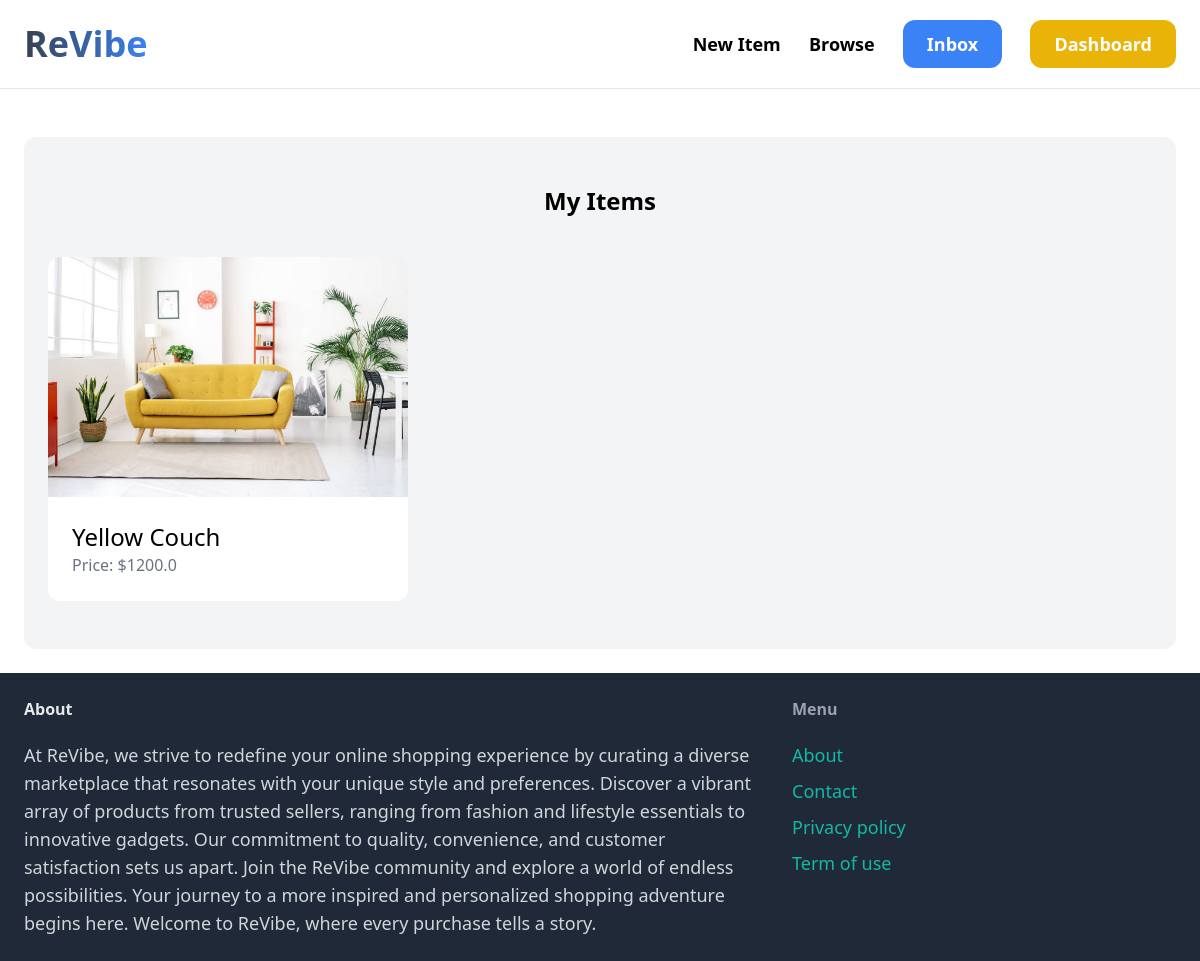
The app's page /dashboard/ (signed in) with its own data.
### item/models.py (models this page shows, shortened)
class Item(models.Model):
    name = models.CharField(max_length=255)
    description = models.TextField(blank=True,null=True)
    price = models.FloatField()
    is_sold = models.BooleanField(default=False)
    created_by = models.ForeignKey(User, related_name='items', on_delete=models.CASCADE)
    category = models.ForeignKey(Category, related_name='items', on_delete=models.CASCADE)
    image = models.ImageField(upload_to='item_images', blank=True,null=True)
    created_at = models.DateTimeField(auto_now_add=True)

### dashboard/views.py (the view)
# urls.py: path('', views.index, name='index'),
@login_required
def index(request):
    items = Item.objects.filter(created_by=request.user)
    return render(request, 'dashboard/index.html', {
        'items': items,
    })

### dashboard/templates/dashboard/index.html (shortened to what this page needs)
{% extends 'core/base.html' %}
{% block content %}
    <div class="mt-6 px-6 py-12 bg-gray-100 rounded-xl">
        <h2 class="mb-10 text-2xl text-center font-bold">My Items</h2>
        <div class="grid grid-cols-3 gap-3">
            {% for item in items %}
                <div>
                    <a href="{% url 'item:detail' item.id %}">
                        <div>
                            <img src="{{ item.image.url }}" class="rounded-t-xl">
                        </div>
                        <div class="p-6 bg-white rounded-b-xl">
                            <h2 class="text-2xl">{{ item.name }}</h2>
                            <p class="text-gray-500">Price: ${{ item.price }}</p>
                        </div>
                    </a>
                </div>
            {% endfor %}
        </div>
    </div>
{% endblock %}

### records on screen
Item: image (picture), name "Yellow Couch", price "1200.0"
